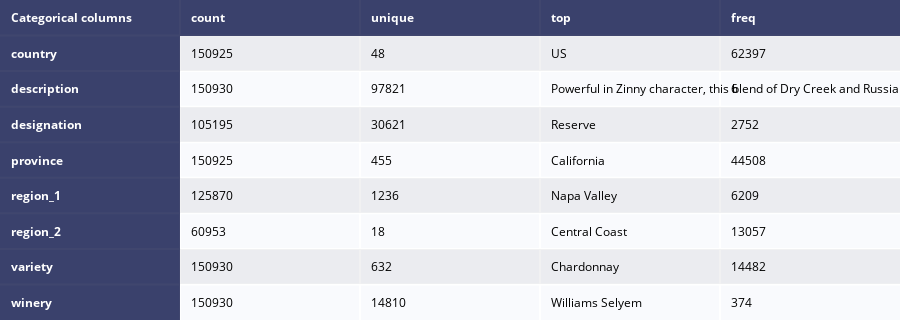

The code cell stored with this chart in its notebook:
### Code cell
#标称值频数
table_cat = ff.create_table(train.describe(include=['O']).T, index=True, index_title='Categorical columns')
iplot(table_cat)

### Figure 1 — Plotly figure (JSON) as saved in the notebook; plotly's stock layout.template omitted (floating-point values rounded to 4 significant figures)
{"data": [{"colorscale": [[0, "#00083e"], [0.5, "#ededee"], [1, "#ffffff"]], "hoverinfo": "none", "opacity": 0.75, "showscale": false, "type": "heatmap", "z": [[0, 0, 0, 0, 0], [0, 0.5, 0.5, 0.5, 0.5], [0, 1, 1, 1, 1], [0, 0.5, 0.5, 0.5, 0.5], [0, 1, 1, 1, 1], [0, 0.5, 0.5, 0.5, 0.5], [0, 1, 1, 1, 1], [0, 0.5, 0.5, 0.5, 0.5], [0, 1, 1, 1, 1]]}], "layout": {"annotations": [{"align": "left", "font": {"color": "#ffffff"}, "showarrow": false, "text": "<b>Categorical columns</b>", "x": -0.45, "xanchor": "left", "xref": "x", "y": 0, "yref": "y"}, {"align": "left", "font": {"color": "#ffffff"}, "showarrow": false, "text": "<b>count</b>", "x": 0.55, "xanchor": "left", "xref": "x", "y": 0, "yref": "y"}, {"align": "left", "font": {"color": "#ffffff"}, "showarrow": false, "text": "<b>unique</b>", "x": 1.55, "xanchor": "left", "xref": "x", "y": 0, "yref": "y"}, {"align": "left", "font": {"color": "#ffffff"}, "showarrow": false, "text": "<b>top</b>", "x": 2.55, "xanchor": "left", "xref": "x", "y": 0, "yref": "y"}, {"align": "left", "font": {"color": "#ffffff"}, "showarrow": false, "text": "<b>freq</b>", "x": 3.55, "xanchor": "left", "xref": "x", "y": 0, "yref": "y"}, {"align": "left", "font": {"color": "#ffffff"}, "showarrow": false, "text": "<b>country</b>", "x": -0.45, "xanchor": "left", "xref": "x", "y": 1, "yref": "y"}, {"align": "left", "font": {"color": "#000000"}, "showarrow": false, "text": "150925", "x": 0.55, "xanchor": "left", "xref": "x", "y": 1, "yref": "y"}, {"align": "left", "font": {"color": "#000000"}, "showarrow": false, "text": "48", "x": 1.55, "xanchor": "left", "xref": "x", "y": 1, "yref": "y"}, {"align": "left", "font": {"color": "#000000"}, "showarrow": false, "text": "US", "x": 2.55, "xanchor": "left", "xref": "x", "y": 1, "yref": "y"}, {"align": "left", "font": {"color": "#000000"}, "showarrow": false, "text": "62397", "x": 3.55, "xanchor": "left", "xref": "x", "y": 1, "yref": "y"}, {"align": "left", "font": {"color": "#ffffff"}, "showarrow": false, "text": "<b>description</b>", "x": -0.45, "xanchor": "left", "xref": "x", "y": 2, "yref": "y"}, {"align": "left", "font": {"color": "#000000"}, "showarrow": false, "text": "150930", "x": 0.55, "xanchor": "left", "xref": "x", "y": 2, "yref": "y"}, {"align": "left", "font": {"color": "#000000"}, "showarrow": false, "text": "97821", "x": 1.55, "xanchor": "left", "xref": "x", "y": 2, "yref": "y"}, {"align": "left", "font": {"color": "#000000"}, "showarrow": false, "text": "Powerful in Zinny character, this blend of Dry Creek and Russian River grapes bursts with brawny flavors of wild berries, chocolate-covered mint, tobacco and pepper, wrapped into sturdy tannins. Shows real class and character.", "x": 2.55, "xanchor": "left", "xref": "x", "y": 2, "yref": "y"}, {"align": "left", "font": {"color": "#000000"}, "showarrow": false, "text": "6", "x": 3.55, "xanchor": "left", "xref": "x", "y": 2, "yref": "y"}, {"align": "left", "font": {"color": "#ffffff"}, "showarrow": false, "text": "<b>designation</b>", "x": -0.45, "xanchor": "left", "xref": "x", "y": 3, "yref": "y"}, {"align": "left", "font": {"color": "#000000"}, "showarrow": false, "text": "105195", "x": 0.55, "xanchor": "left", "xref": "x", "y": 3, "yref": "y"}, {"align": "left", "font": {"color": "#000000"}, "showarrow": false, "text": "30621", "x": 1.55, "xanchor": "left", "xref": "x", "y": 3, "yref": "y"}, {"align": "left", "font": {"color": "#000000"}, "showarrow": false, "text": "Reserve", "x": 2.55, "xanchor": "left", "xref": "x", "y": 3, "yref": "y"}, {"align": "left", "font": {"color": "#000000"}, "showarrow": false, "text": "2752", "x": 3.55, "xanchor": "left", "xref": "x", "y": 3, "yref": "y"}, {"align": "left", "font": {"color": "#ffffff"}, "showarrow": false, "text": "<b>province</b>", "x": -0.45, "xanchor": "left", "xref": "x", "y": 4, "yref": "y"}, {"align": "left", "font": {"color": "#000000"}, "showarrow": false, "text": "150925", "x": 0.55, "xanchor": "left", "xref": "x", "y": 4, "yref": "y"}, {"align": "left", "font": {"color": "#000000"}, "showarrow": false, "text": "455", "x": 1.55, "xanchor": "left", "xref": "x", "y": 4, "yref": "y"}, {"align": "left", "font": {"color": "#000000"}, "showarrow": false, "text": "California", "x": 2.55, "xanchor": "left", "xref": "x", "y": 4, "yref": "y"}, {"align": "left", "font": {"color": "#000000"}, "showarrow": false, "text": "44508", "x": 3.55, "xanchor": "left", "xref": "x", "y": 4, "yref": "y"}, {"align": "left", "font": {"color": "#ffffff"}, "showarrow": false, "text": "<b>region_1</b>", "x": -0.45, "xanchor": "left", "xref": "x", "y": 5, "yref": "y"}, {"align": "left", "font": {"color": "#000000"}, "showarrow": false, "text": "125870", "x": 0.55, "xanchor": "left", "xref": "x", "y": 5, "yref": "y"}, {"align": "left", "font": {"color": "#000000"}, "showarrow": false, "text": "1236", "x": 1.55, "xanchor": "left", "xref": "x", "y": 5, "yref": "y"}, {"align": "left", "font": {"color": "#000000"}, "showarrow": false, "text": "Napa Valley", "x": 2.55, "xanchor": "left", "xref": "x", "y": 5, "yref": "y"}, {"align": "left", "font": {"color": "#000000"}, "showarrow": false, "text": "6209", "x": 3.55, "xanchor": "left", "xref": "x", "y": 5, "yref": "y"}, {"align": "left", "font": {"color": "#ffffff"}, "showarrow": false, "text": "<b>region_2</b>", "x": -0.45, "xanchor": "left", "xref": "x", "y": 6, "yref": "y"}, {"align": "left", "font": {"color": "#000000"}, "showarrow": false, "text": "60953", "x": 0.55, "xanchor": "left", "xref": "x", "y": 6, "yref": "y"}, {"align": "left", "font": {"color": "#000000"}, "showarrow": false, "text": "18", "x": 1.55, "xanchor": "left", "xref": "x", "y": 6, "yref": "y"}, {"align": "left", "font": {"color": "#000000"}, "showarrow": false, "text": "Central Coast", "x": 2.55, "xanchor": "left", "xref": "x", "y": 6, "yref": "y"}, {"align": "left", "font": {"color": "#000000"}, "showarrow": false, "text": "13057", "x": 3.55, "xanchor": "left", "xref": "x", "y": 6, "yref": "y"}, {"align": "left", "font": {"color": "#ffffff"}, "showarrow": false, "text": "<b>variety</b>", "x": -0.45, "xanchor": "left", "xref": "x", "y": 7, "yref": "y"}, {"align": "left", "font": {"color": "#000000"}, "showarrow": false, "text": "150930", "x": 0.55, "xanchor": "left", "xref": "x", "y": 7, "yref": "y"}, {"align": "left", "font": {"color": "#000000"}, "showarrow": false, "text": "632", "x": 1.55, "xanchor": "left", "xref": "x", "y": 7, "yref": "y"}, {"align": "left", "font": {"color": "#000000"}, "showarrow": false, "text": "Chardonnay", "x": 2.55, "xanchor": "left", "xref": "x", "y": 7, "yref": "y"}, {"align": "left", "font": {"color": "#000000"}, "showarrow": false, "text": "14482", "x": 3.55, "xanchor": "left", "xref": "x", "y": 7, "yref": "y"}, {"align": "left", "font": {"color": "#ffffff"}, "showarrow": false, "text": "<b>winery</b>", "x": -0.45, "xanchor": "left", "xref": "x", "y": 8, "yref": "y"}, {"align": "left", "font": {"color": "#000000"}, "showarrow": false, "text": "150930", "x": 0.55, "xanchor": "left", "xref": "x", "y": 8, "yref": "y"}, {"align": "left", "font": {"color": "#000000"}, "showarrow": false, "text": "14810", "x": 1.55, "xanchor": "left", "xref": "x", "y": 8, "yref": "y"}, {"align": "left", "font": {"color": "#000000"}, "showarrow": false, "text": "Williams Selyem", "x": 2.55, "xanchor": "left", "xref": "x", "y": 8, "yref": "y"}, {"align": "left", "font": {"color": "#000000"}, "showarrow": false, "text": "374", "x": 3.55, "xanchor": "left", "xref": "x", "y": 8, "yref": "y"}], "height": 320, "margin": {"b": 0, "l": 0, "r": 0, "t": 0}, "xaxis": {"dtick": 1, "gridwidth": 2, "showticklabels": false, "tick0": -0.5, "ticks": "", "zeroline": false}, "yaxis": {"autorange": "reversed", "dtick": 1, "gridwidth": 2, "showticklabels": false, "tick0": 0.5, "ticks": "", "zeroline": false}}}
